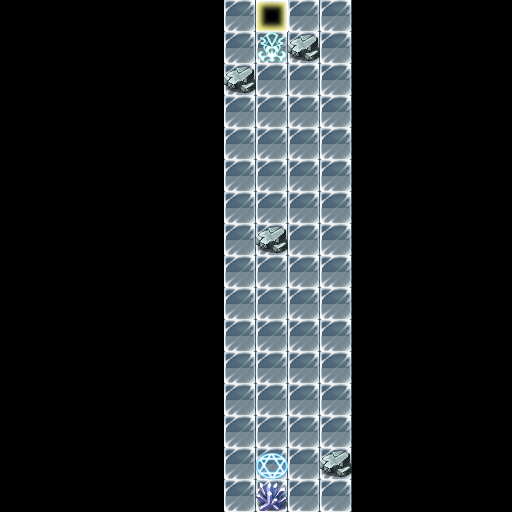

Below is a game level as drawn by its tile map, then a one-line description and the .tmx that defines it (tile-layer data replaced by summaries):
An orthogonal 16x16 tile map with 32x32 px tiles, 3 tile layers (floor, item, soild) and 1 object (player).

<map version="1.0" orientation="orthogonal" width="16" height="16" tilewidth="32" tileheight="32">
 <tileset firstgid="1" name="sprites" tilewidth="32" tileheight="32">
  <image source="sprites.png" width="512" height="512" />
 </tileset>
 <layer name="floor" width="16" height="16">
  <data>[256 cells, 64 non-empty, 2 distinct tile ids]</data>
 </layer>
 <layer name="item" width="16" height="16">
  <data>[256 cells, 2 non-empty, 2 distinct tile ids]</data>
 </layer>
 <layer name="soild" width="16" height="16">
  <data>[256 cells, 5 non-empty, 2 distinct tile ids]</data>
 </layer>
 <objectgroup name="object" width="16" height="16">
  <object name="player" x="256" y="320" width="32" height="32" />
 </objectgroup>
</map>